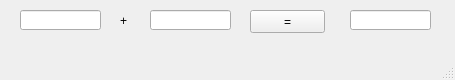
<?xml version="1.0" encoding="UTF-8"?>
<ui version="4.0">
 <class>MainWindow</class>
 <widget class="QMainWindow" name="MainWindow">
  <property name="geometry">
   <rect>
    <x>0</x>
    <y>0</y>
    <width>455</width>
    <height>80</height>
   </rect>
  </property>
  <property name="windowTitle">
   <string>MainWindow</string>
  </property>
  <widget class="QWidget" name="centralwidget">
   <widget class="QPushButton" name="pb">
    <property name="geometry">
     <rect>
      <x>250</x>
      <y>10</y>
      <width>75</width>
      <height>23</height>
     </rect>
    </property>
    <property name="text">
     <string>=</string>
    </property>
   </widget>
   <widget class="QLineEdit" name="le1">
    <property name="geometry">
     <rect>
      <x>20</x>
      <y>10</y>
      <width>81</width>
      <height>20</height>
     </rect>
    </property>
   </widget>
   <widget class="QLineEdit" name="le2">
    <property name="geometry">
     <rect>
      <x>150</x>
      <y>10</y>
      <width>81</width>
      <height>20</height>
     </rect>
    </property>
   </widget>
   <widget class="QLineEdit" name="le3">
    <property name="geometry">
     <rect>
      <x>350</x>
      <y>10</y>
      <width>81</width>
      <height>20</height>
     </rect>
    </property>
   </widget>
   <widget class="QLabel" name="lbl">
    <property name="geometry">
     <rect>
      <x>120</x>
      <y>10</y>
      <width>61</width>
      <height>21</height>
     </rect>
    </property>
    <property name="text">
     <string>+</string>
    </property>
   </widget>
  </widget>
  <widget class="QMenuBar" name="menubar">
   <property name="geometry">
    <rect>
     <x>0</x>
     <y>0</y>
     <width>455</width>
     <height>21</height>
    </rect>
   </property>
  </widget>
  <widget class="QStatusBar" name="statusbar"/>
 </widget>
 <resources/>
 <connections/>
</ui>
